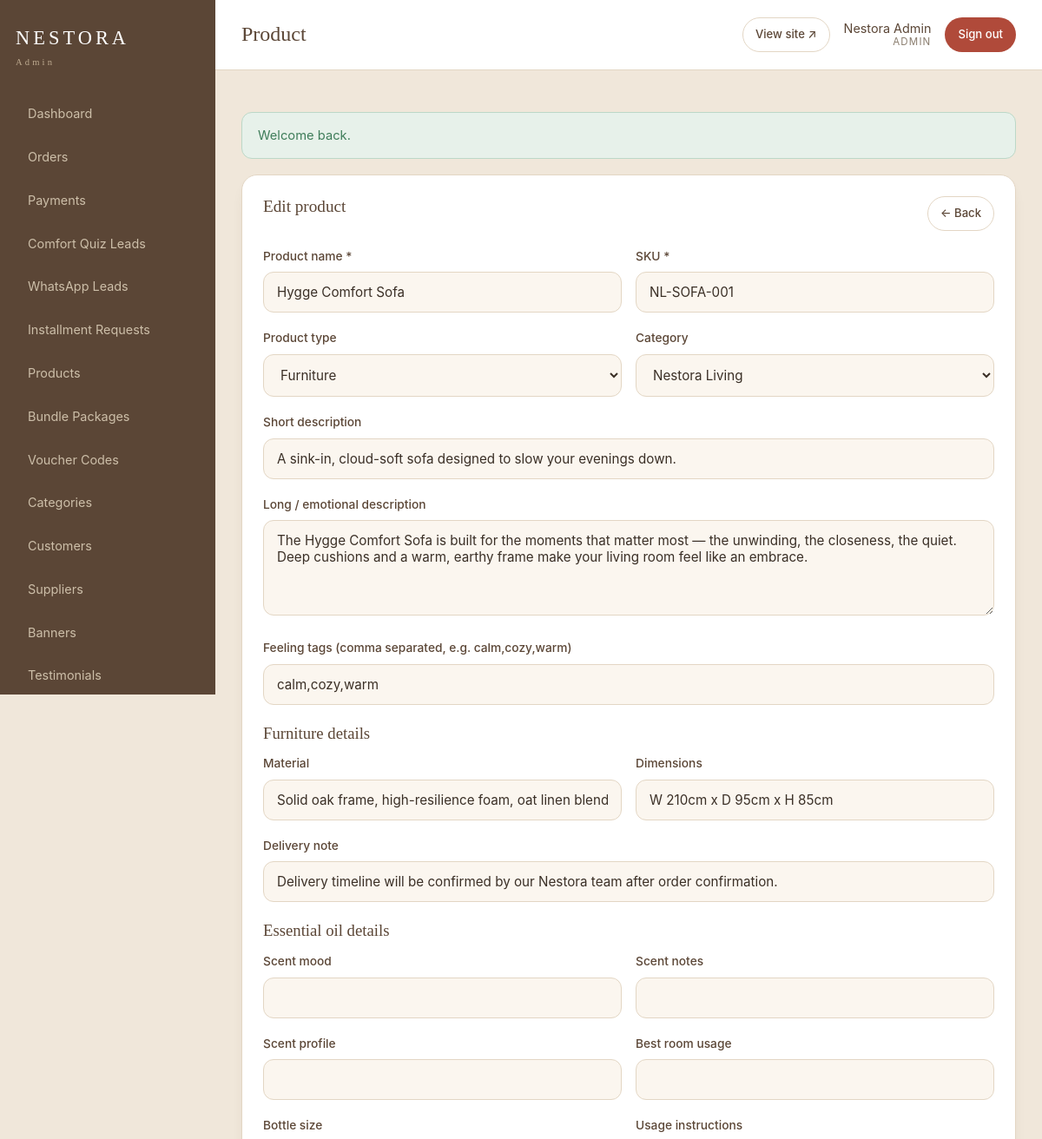
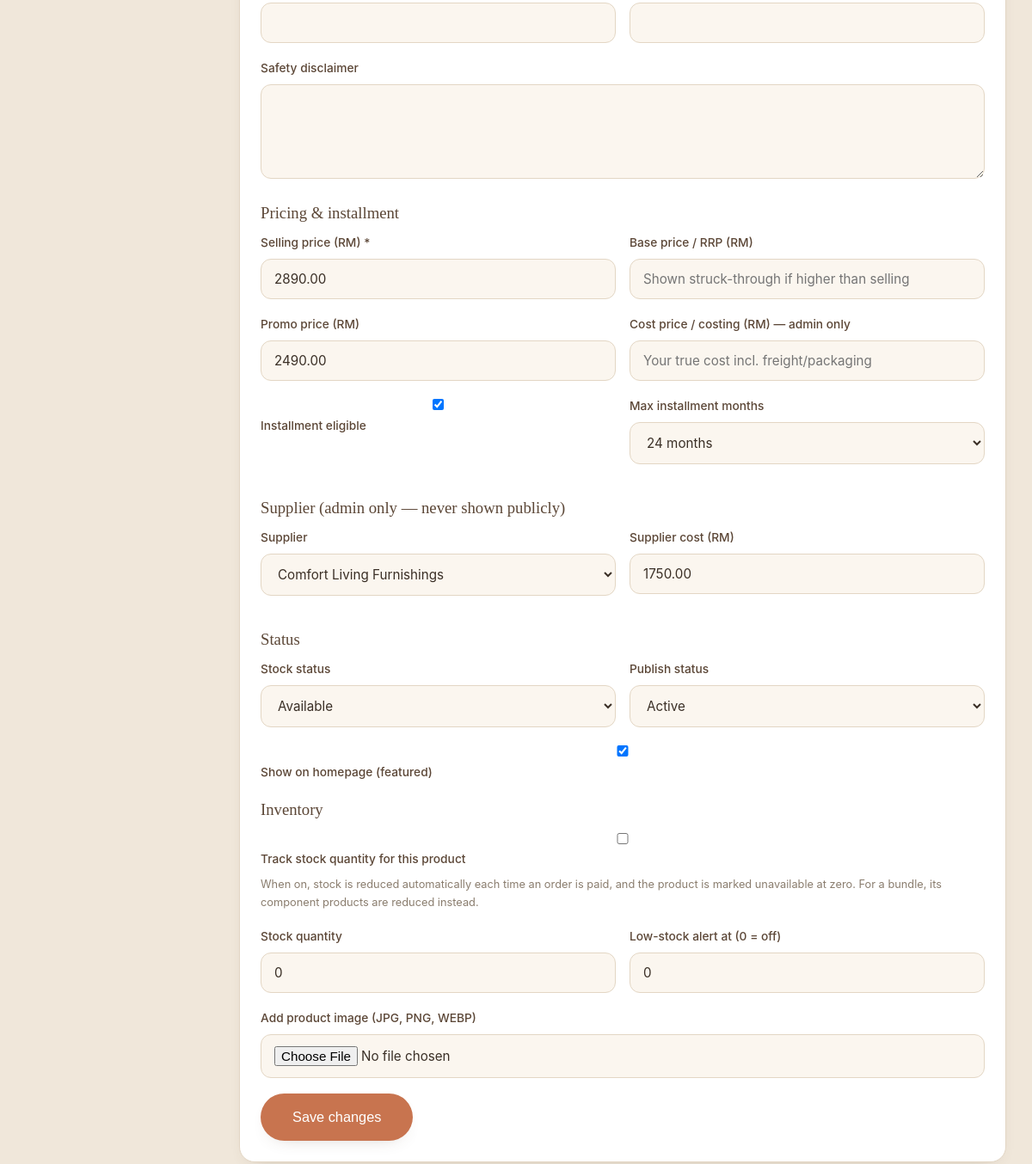
The app's page /admin/product_form.php?id=1 (signed in) with its own data (2 pictures, top to bottom).
### tables this page shows
CREATE TABLE IF NOT EXISTS products (
    id                   INT UNSIGNED NOT NULL AUTO_INCREMENT,
    name                 VARCHAR(190)  NOT NULL,
    slug                 VARCHAR(210)  NOT NULL,
    sku                  VARCHAR(80)   NOT NULL,
    category_id          INT UNSIGNED  NULL,
    product_type         ENUM('furniture','essential_oil','diffuser','bundle') NOT NULL DEFAULT 'furniture',
    short_description    VARCHAR(500)  NULL,
    long_description     TEXT          NULL,
    feeling_tags         VARCHAR(255)  NULL,             
    scent_profile        VARCHAR(255)  NULL,             
    scent_mood           VARCHAR(180)  NULL,
    scent_notes          VARCHAR(255)  NULL,
    best_room_usage      VARCHAR(180)  NULL,
    usage_instructions   TEXT          NULL,
    safety_disclaimer    TEXT          NULL,
    bottle_size          VARCHAR(80)   NULL,             
    material             VARCHAR(255)  NULL,             
    dimensions           VARCHAR(255)  NULL,             
    delivery_note        VARCHAR(255)  NULL,
    price                DECIMAL(10,2) NOT NULL DEFAULT 0.00,    
    base_price           DECIMAL(10,2) NULL,                      
    promo_price          DECIMAL(10,2) NULL,
    installment_eligible TINYINT(1)    NOT NULL DEFAULT 0,
    max_installment_months ENUM('6','12','24') NOT NULL DEFAULT '24',
    supplier_cost        DECIMAL(10,2) NULL,             
    cost_price           DECIMAL(10,2) NULL,             
    supplier_id          INT UNSIGNED  NULL,
    stock_status         ENUM('available','preorder','checking','unavailable') NOT NULL DEFAULT 'available',
    track_inventory      TINYINT(1)    NOT NULL DEFAULT 0,
    stock_quantity       INT           NOT NULL DEFAULT 0,
    low_stock_threshold  INT           NOT NULL DEFAULT 0,
    is_featured          TINYINT(1)    NOT NULL DEFAULT 0,
    status               ENUM('draft','active','hidden') NOT NULL DEFAULT 'draft',
    created_at           DATETIME      NOT NULL DEFAULT CURRENT_TIMESTAMP,
    updated_at           DATETIME      NOT NULL DEFAULT CURRENT_TIMESTAMP ON UPDATE CURRENT_TIMESTAMP,
    PRIMARY KEY (id),
    UNIQUE KEY uq_product_slug (slug),
    UNIQUE KEY uq_product_sku (sku),
    KEY idx_product_type (product_type),
    KEY idx_product_status (status),
    KEY idx_product_category (category_id),
    CONSTRAINT fk_product_category FOREIGN KEY (category_id) REFERENCES categories(id) ON DELETE SET NULL,
    CONSTRAINT fk_product_supplier FOREIGN KEY (supplier_id) REFERENCES suppliers(id) ON DELETE SET NULL
);

CREATE TABLE IF NOT EXISTS categories (
    id          INT UNSIGNED NOT NULL AUTO_INCREMENT,
    name        VARCHAR(120)  NOT NULL,
    slug        VARCHAR(140)  NOT NULL,
    type        ENUM('furniture','essential_oil','diffuser','bundle','general') NOT NULL DEFAULT 'general',
    description TEXT          NULL,
    sort_order  INT           NOT NULL DEFAULT 0,
    status      ENUM('active','hidden') NOT NULL DEFAULT 'active',
    created_at  DATETIME      NOT NULL DEFAULT CURRENT_TIMESTAMP,
    updated_at  DATETIME      NOT NULL DEFAULT CURRENT_TIMESTAMP ON UPDATE CURRENT_TIMESTAMP,
    PRIMARY KEY (id),
    UNIQUE KEY uq_category_slug (slug)
);

CREATE TABLE IF NOT EXISTS suppliers (
    id                 INT UNSIGNED NOT NULL AUTO_INCREMENT,
    company_name       VARCHAR(180)  NOT NULL,
    contact_person     VARCHAR(150)  NULL,
    phone              VARCHAR(40)   NULL,
    email              VARCHAR(190)  NULL,
    product_categories VARCHAR(255)  NULL,
    address            TEXT          NULL,
    payment_terms      VARCHAR(180)  NULL,
    notes              TEXT          NULL,
    status             ENUM('active','inactive') NOT NULL DEFAULT 'active',
    created_at         DATETIME      NOT NULL DEFAULT CURRENT_TIMESTAMP,
    updated_at         DATETIME      NOT NULL DEFAULT CURRENT_TIMESTAMP ON UPDATE CURRENT_TIMESTAMP,
    PRIMARY KEY (id)
);

### inc/functions.php (called while the page is built, shortened)
<?php
function e(?string $value): string
{
    return htmlspecialchars((string) $value, ENT_QUOTES | ENT_SUBSTITUTE, 'UTF-8');
}
function base_url(string $path = ''): string
{
    return BASE_URL . $path;
}
function label(string $value): string
{
    return ucwords(str_replace('_', ' ', $value));
}

### admin/product_form.php (the view, shortened to what this page needs)
<?php
$pdo = db();
$id = (int) input('id');
$product = null;
if ($id) {
    $stmt = $pdo->prepare('SELECT * FROM products WHERE id = :id');
    $stmt->execute([':id' => $id]);
    $product = $stmt->fetch() ?: null;
}
$categories = $pdo->query("SELECT id, name FROM categories ORDER BY sort_order, name")->fetchAll();
$suppliers  = $pdo->query("SELECT id, company_name FROM suppliers ORDER BY company_name")->fetchAll();
$v = function (string $key, $default = '') use ($product) {
    if ($_SERVER['REQUEST_METHOD'] === 'POST') { return input($key, $default); }
    return $product[$key] ?? $default;
};
require_once __DIR__ . '/../inc/admin_layout.php';
?>
<div class="panel" style="max-width:920px">
    <div class="panel-head">
        <h2><?= $product ? 'Edit product' : 'New product' ?></h2>
        <a class="btn btn-soft btn-sm" href="<?= base_url('/admin/products.php') ?>">&larr; Back</a>
    </div>
    <form method="post" enctype="multipart/form-data">
        <div class="form-row">
            <div class="field"><label>Product name *</label><input type="text" name="name" value="<?= e((string)$v('name')) ?>" required></div>
            <div class="field"><label>SKU *</label><input type="text" name="sku" value="<?= e((string)$v('sku')) ?>" required></div>
        </div>
        <div class="form-row">
            <div class="field">
                <label>Product type</label>
                <select name="product_type">
                    <?php foreach (['furniture','essential_oil','diffuser','bundle'] as $t): ?>
                        <option value="<?= $t ?>" <?= $v('product_type','furniture')===$t?'selected':'' ?>><?= e(label($t)) ?></option>
                    <?php endforeach; ?>
                </select>
            </div>
            <div class="field">
                <label>Category</label>
                <select name="category_id">
                    <?php foreach ($categories as $c): ?>
                        <option value="<?= (int)$c['id'] ?>" <?= (int)$v('category_id')===(int)$c['id']?'selected':'' ?>><?= e($c['name']) ?></option>
                    <?php endforeach; ?>
                </select>
            </div>
        </div>
        <div class="field"><label>Short description</label><input type="text" name="short_description" value="<?= e((string)$v('short_description')) ?>"></div>
        <div class="field"><label>Long / emotional description</label><textarea name="long_description"><?= e((string)$v('long_description')) ?></textarea></div>
        <div class="field"><label>Feeling tags (comma separated, e.g. calm,cozy,warm)</label><input type="text" name="feeling_tags" value="<?= e((string)$v('feeling_tags')) ?>"></div>
        <h3 style="margin:22px 0 12px">Furniture details</h3>
        <div class="form-row">
            <div class="field"><label>Material</label><input type="text" name="material" value="<?= e((string)$v('material')) ?>"></div>
            <div class="field"><label>Dimensions</label><input type="text" name="dimensions" value="<?= e((string)$v('dimensions')) ?>"></div>
        </div>
        <div class="field"><label>Delivery note</label><input type="text" name="delivery_note" value="<?= e((string)$v('delivery_note')) ?>" placeholder="Delivery timeline will be confirmed by our Nestora team after order confirmation."></div>
        <h3 style="margin:22px 0 12px">Essential oil details</h3>
        <div class="form-row">
            <div class="field"><label>Scent mood</label><input type="text" name="scent_mood" value="<?= e((string)$v('scent_mood')) ?>"></div>
            <div class="field"><label>Scent notes</label><input type="text" name="scent_notes" value="<?= e((string)$v('scent_notes')) ?>"></div>
        </div>
        <div class="form-row">
            <div class="field"><label>Scent profile</label><input type="text" name="scent_profile" value="<?= e((string)$v('scent_profile')) ?>"></div>
            <div class="field"><label>Best room usage</label><input type="text" name="best_room_usage" value="<?= e((string)$v('best_room_usage')) ?>"></div>
        </div>
        <div class="form-row">
            <div class="field"><label>Bottle size</label><input type="text" name="bottle_size" value="<?= e((string)$v('bottle_size')) ?>"></div>
            <div class="field"><label>Usage instructions</label><input type="text" name="usage_instructions" value="<?= e((string)$v('usage_instructions')) ?>"></div>
        </div>
        <div class="field"><label>Safety disclaimer</label><textarea name="safety_disclaimer"><?= e((string)$v('safety_disclaimer')) ?></textarea></div>
        <h3 style="margin:22px 0 12px">Pricing &amp; installment</h3>
        <div class="form-row">
            <div class="field"><label>Selling price (RM) *</label><input type="number" step="0.01" name="price" value="<?= e((string)$v('price','0')) ?>" required></div>
            <div class="field"><label>Base price / RRP (RM)</label><input type="number" step="0.01" name="base_price" value="<?= e((string)($v('base_price') ?? '')) ?>" placeholder="Shown struck-through if higher than selling"></div>
        </div>
        <div class="form-row">
            <div class="field"><label>Promo price (RM)</label><input type="number" step="0.01" name="promo_price" value="<?= e((string)($v('promo_price') ?? '')) ?>"></div>
            <div class="field">
                <label>Cost price / costing (RM) — admin only</label>
                <input type="number" step="0.01" name="cost_price" value="<?= e((string)($v('cost_price') ?? '')) ?>" placeholder="Your true cost incl. freight/packaging">
            </div>
        </div>
        <div class="form-row">
            <div class="field">
                <label><input type="checkbox" name="installment_eligible" value="1" <?= $v('installment_eligible')?'checked':'' ?>> Installment eligible</label>
            </div>
            <div class="field">
                <label>Max installment months</label>
                <select name="max_installment_months">
                    <?php foreach (['6','12','24'] as $m): ?>
                        <option value="<?= $m ?>" <?= (string)$v('max_installment_months','24')===$m?'selected':'' ?>><?= $m ?> months</option>
                    <?php endforeach; ?>
                </select>
            </div>
        </div>
        <h3 style="margin:22px 0 12px">Supplier (admin only — never shown publicly)</h3>
        <div class="form-row">
            <div class="field">
                <label>Supplier</label>
                <select name="supplier_id">
                    <?php foreach ($suppliers as $s): ?>
                        <option value="<?= (int)$s['id'] ?>" <?= (int)$v('supplier_id')===(int)$s['id']?'selected':'' ?>><?= e($s['company_name']) ?></option>
                    <?php endforeach; ?>
                </select>
            </div>
            <div class="field"><label>Supplier cost (RM)</label><input type="number" step="0.01" name="supplier_cost" value="<?= e((string)($v('supplier_cost') ?? '')) ?>"></div>
        </div>
        <h3 style="margin:22px 0 12px">Status</h3>
        <div class="form-row">
            <div class="field">
                <label>Stock status</label>
                <select name="stock_status">
                    <?php foreach (['available','preorder','checking','unavailable'] as $st): ?>
                        <option value="<?= $st ?>" <?= $v('stock_status','available')===$st?'selected':'' ?>><?= e(label($st)) ?></option>
                    <?php endforeach; ?>
                </select>
            </div>
            <div class="field">
                <label>Publish status</label>
                <select name="status">
                    <?php foreach (['draft','active','hidden'] as $st): ?>
                        <option value="<?= $st ?>" <?= $v('status','draft')===$st?'selected':'' ?>><?= e(label($st)) ?></option>
                    <?php endforeach; ?>
                </select>
            </div>
        </div>
        <div class="field"><label><input type="checkbox" name="is_featured" value="1" <?= $v('is_featured')?'checked':'' ?>> Show on homepage (featured)</label></div>
        <h3 style="margin:22px 0 12px">Inventory</h3>
        <div class="field">
            <label><input type="checkbox" name="track_inventory" value="1" <?= $v('track_inventory')?'checked':'' ?>>
                Track stock quantity for this product</label>
            <p class="muted" style="font-size:.8rem;margin-top:6px">When on, stock is reduced automatically each time an order is paid, and the product is marked unavailable at zero. For a bundle, its component products are reduced instead.</p>
        </div>
        <div class="form-row">
            <div class="field"><label>Stock quantity</label><input type="number" name="stock_quantity" min="0" value="<?= e((string)$v('stock_quantity','0')) ?>"></div>
            <div class="field"><label>Low-stock alert at (0 = off)</label><input type="number" name="low_stock_threshold" min="0" value="<?= e((string)$v('low_stock_threshold','0')) ?>"></div>
        </div>
        <div class="field"><label>Add product image (JPG, PNG, WEBP)</label><input type="file" name="image" accept="image/jpeg,image/png,image/webp"></div>
        <button class="btn btn-primary btn-lg" type="submit"><?= $product ? 'Save changes' : 'Create product' ?></button>
    </form>
</div>

### assets/css/style.css (style rules this page uses)
:root { --cream:#fbf6ef; --oat:#f0e7da; --beige:#e7d8c4; --terracotta:#c8744f; --terracotta-dark:#a85a3a; --brown:#5b4636; --olive-grey:#7c7a6c; --ink:#3a2f26; --muted:#8a7d6e; --line:#e3d6c4; --white:#ffffff; --ok:#3f7d5a; --warn:#b8862b; --err:#b04a3a; --radius:18px; --radius-lg:28px; --shadow:0 18px 40px -22px rgba(91,70,54,.45); --shadow-sm:0 8px 22px -16px rgba(91,70,54,.45); --font-serif:'Fraunces',Georgia,serif; --font-sans:'Inter',system-ui,-apple-system,sans-serif; }
* { box-sizing:border-box;margin:0;padding:0 }
html { scroll-behavior:smooth }
body { font-family:var(--font-sans); color:var(--ink); background:var(--cream); line-height:1.65; -webkit-font-smoothing:antialiased; }
a { color:inherit;text-decoration:none }
h1,h2,h3,h4 { font-family:var(--font-serif);font-weight:500;line-height:1.2;color:var(--brown) }
.btn { display:inline-block;padding:14px 28px;border-radius:999px; font-weight:500;font-size:.95rem;cursor:pointer;border:1px solid transparent; transition:transform .18s ease, box-shadow .18s ease, background .18s ease; }
.btn-primary { background:var(--terracotta);color:#fff;box-shadow:var(--shadow-sm) }
.btn-soft { background:var(--white);color:var(--brown);border-color:var(--line) }
.btn-lg { padding:17px 36px;font-size:1.02rem }
.field { margin-bottom:18px }
.field label { display:block;font-size:.86rem;font-weight:500;margin-bottom:7px;color:var(--brown) }
.field input,.field select,.field textarea { width:100%;padding:13px 15px;border:1px solid var(--line);border-radius:12px; font-family:inherit;font-size:.95rem;background:var(--cream);color:var(--ink); }
.field textarea { min-height:110px;resize:vertical }
.form-row { display:grid;grid-template-columns:1fr 1fr;gap:16px }
.admin-body { background:var(--oat) }
.panel { background:#fff;border:1px solid var(--line);border-radius:var(--radius);padding:24px;box-shadow:var(--shadow-sm);margin-bottom:24px }
.panel h2 { font-size:1.2rem;margin-bottom:16px }
.panel-head { display:flex;justify-content:space-between;align-items:center;margin-bottom:18px;flex-wrap:wrap;gap:12px }
.btn-sm { padding:8px 14px;font-size:.82rem }
.muted { color:var(--muted) }

### records on screen
products: name "Hygge Comfort Sofa", sku "NL-SOFA-001", category_id "Nestora Living", short_description "A sink-in, cloud-soft sofa designed to slow your evenings down.", long_description "The Hygge Comfort Sofa is built for the moments that matter most — the unwinding, the closeness, the quiet. Deep cushions and a warm, earthy frame make your living room feel like an embrace.", feeling_tags "calm,cozy,warm", material "Solid oak frame, high-resilience foam, oat linen blend", dimensions "W 210cm x D 95cm x H 85cm", delivery_note "Delivery timeline will be confirmed by our Nestora team after order confirmation.", price "2890.00", promo_price "2490.00", installment_eligible "☑", max_installment_months "24 months", supplier_id "Comfort Living Furnishings", supplier_cost "1750.00", is_featured "☑", stock_quantity "0", low_stock_threshold "0"

### other values on screen
$title "Dashboard"
$title "Orders"
$title "Payments"
$title "Comfort Quiz Leads"
$title "WhatsApp Leads"
$title "Installment Requests"
$title "Products"
$title "Bundle Packages"
$title "Voucher Codes"
$title "Categories"
$title "Customers"
$title "Suppliers"
$title "Banners"
$title "Testimonials"
$pageTitle "Product"
